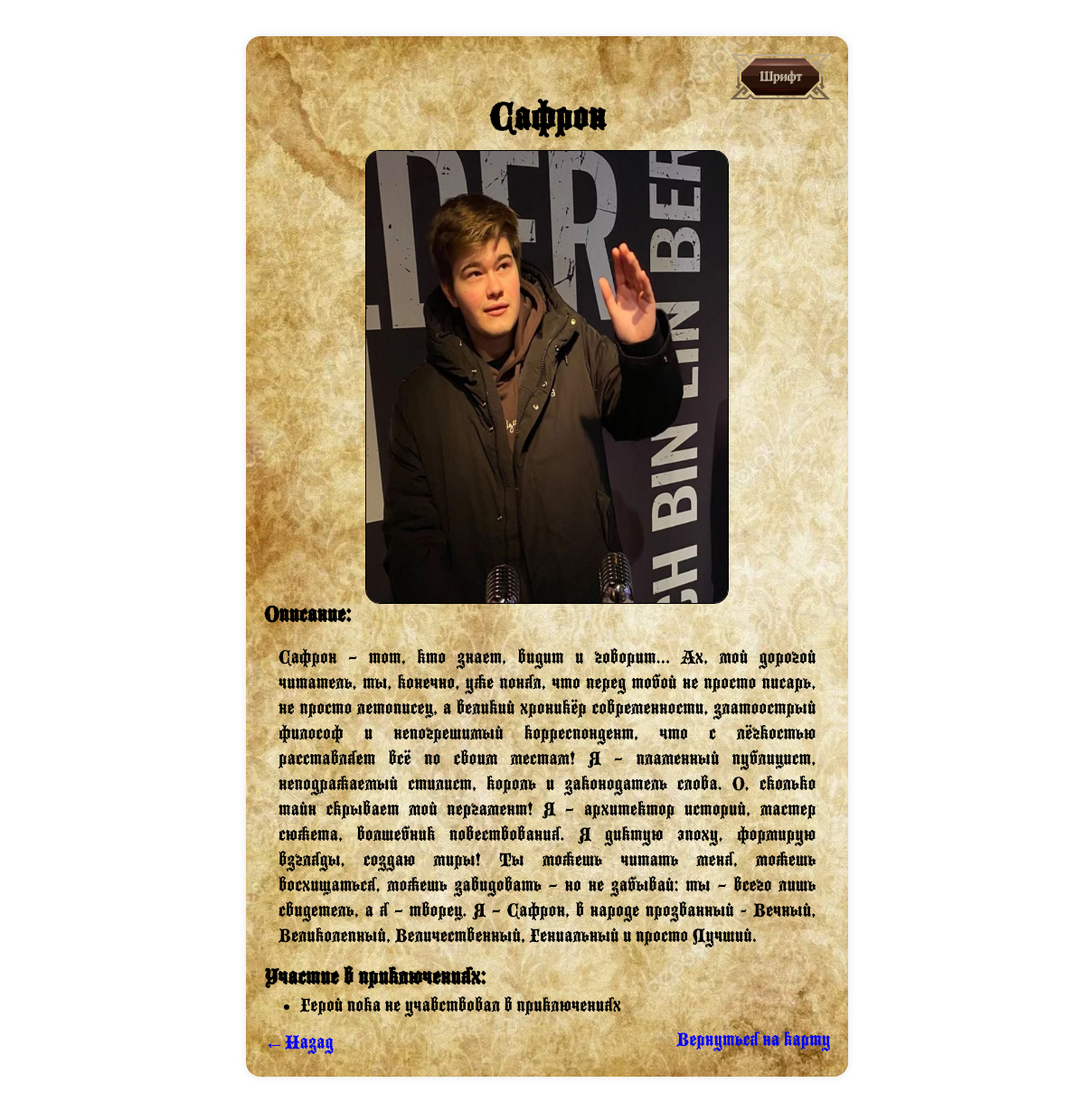
The page /hero/safron/ on the database as committed earlier.
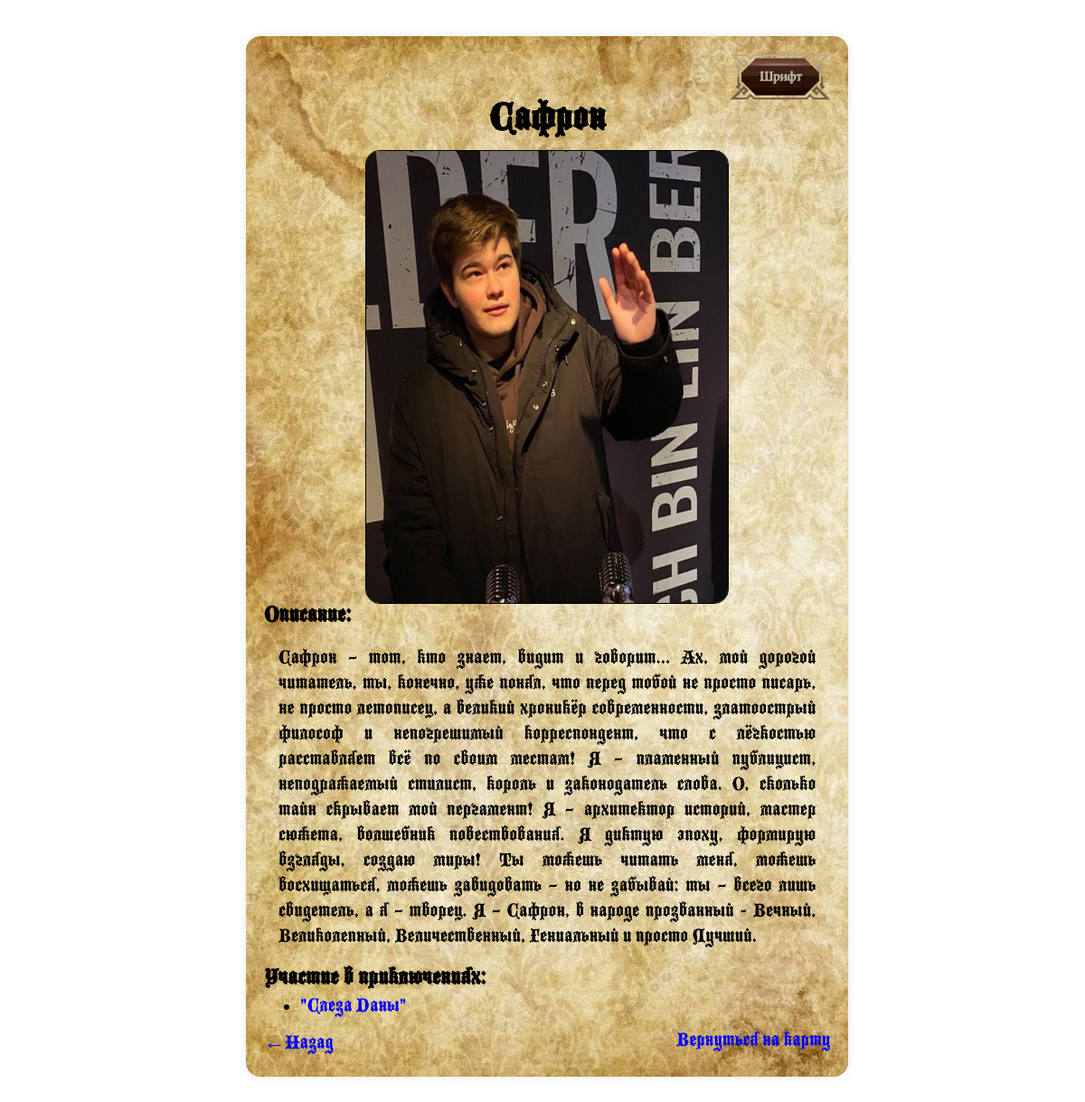
The same page on the database as committed later.
### map/models.py (models this page shows, shortened)
class Hero_m(AbstractUser):
    image = models.ImageField(upload_to='hero_picks/',blank=True)
    visited_cities = models.ManyToManyField(Location, through="Visit",blank=True)
    description = models.TextField(blank=True)
    slug = models.SlugField(max_length=60,unique=True)
    know_npc = models.ManyToManyField("map.NPC", verbose_name=("Каких нпс знает"))
    class Meta:
        db_table = "Heroes_table"
        verbose_name = "Герой"
        verbose_name_plural = "Герои"

class Dnd_adventure(models.Model):
    name = models.CharField(max_length=100,verbose_name='Название приключения')
    number = models.DecimalField(verbose_name='Номер приключения',blank=True,null=True,max_digits=1000,decimal_places=1)
    slug = models.SlugField(null=True,blank=True)
    description = models.TextField(verbose_name='Описание приключения')
    heroes = models.ManyToManyField(to=Hero_m,blank=True,verbose_name='Учавствовашие герои')
    npcs = models.ManyToManyField(to=NPC,blank=True,verbose_name='Учавствовавшие NPCи')
    class Meta:
        ordering=['number']
        verbose_name = "Приключение"
        verbose_name_plural = "Приключения"

### Hero/views.py (the view)
# urls.py: path('hero/<slug:hero_slug>/',about_hero_page,name='hero_page'),
def about_hero_page(request,hero_slug):
    user = Hero_m.objects.get(slug=hero_slug)
    slugs = set([i.slug for i in user.visited_cities.all()])
    cities = City.objects.filter(slug__in=slugs)
    countries = Country.objects.filter(slug__in=slugs)
    villages = Vilage.objects.filter(slug__in=slugs)
    advenures = Dnd_adventure.objects.filter(heroes=user)
    context = {'hero': user,
               'villages':villages,
               'countries':countries,
               'cities':cities,
               'advenures':advenures,
               }
    return render(request,'Hero/about_hero.html',context=context)

### Hero/templates/Hero/about_hero.html
{% extends "map/base.html" %}
{% block mainsector %}
            <h1>{{ hero.first_name }} {{ hero.last_name}}</h1>
            <div style="display: flex;justify-content: center;"><img src="{% if hero.image %} {{ hero.image.url }} {% endif %}" alt="Сафрон пытается добыть изображения,скоро они будут доступны" style="width: 400px; height: 500px;border: 1px solid;border-radius: 1rem;text-align: center;"></div>
            <h3>Описание:</h3>
            <div class="description">{{ hero.description }}</div>
            <div class="cities">
                <h3>Участие в приключениях:</h3>
                <ul>
                    {% for adventure in advenures %}
                        <li><a href="{% url 'adventure_page' adventure.slug %}">{{ adventure.name }}</a></li>
                    {% empty %}
                        <li>Герой пока не учавствовал в приключениях</li>
                    {% endfor %}
                </ul>
            </div>
{% endblock mainsector %}

### map/templates/map/base.html (shortened to what this page needs)
{% load static %}
<!DOCTYPE html>
<html lang="ru">
<head>
</head>
<body>
  <div class="ramka">
    <div class="between">
        <div class="container">
          <div style='display: flex;justify-content:flex-end'><button class='fantasy-btn-3xl fantasy-bone-n-coper' id="toggleFont"><span   style="user-select: none;cursor: auto;margin-left: 1rem;margin-right: 1rem;padding: 1rem;">Шрифт</span></button></div>
          {% block mainsector %}
          {% endblock mainsector %}
          <div style="display: flex;justify-content: space-between;">
            <a  href="#" onclick="window.history.back()">←Назад</a>
            <a href="{% url 'index' %}">Вернуться на карту</a>
          </div>
      </div>
    </div>
  </div>
</body>
</html>

Rows that differ between the two databases and show on the page:
added Dnd_adventure: name "\"Cлеза Даны\""
Other text that changed with them:
text no longer shown: "Герой пока не учавствовал в приключениях"
